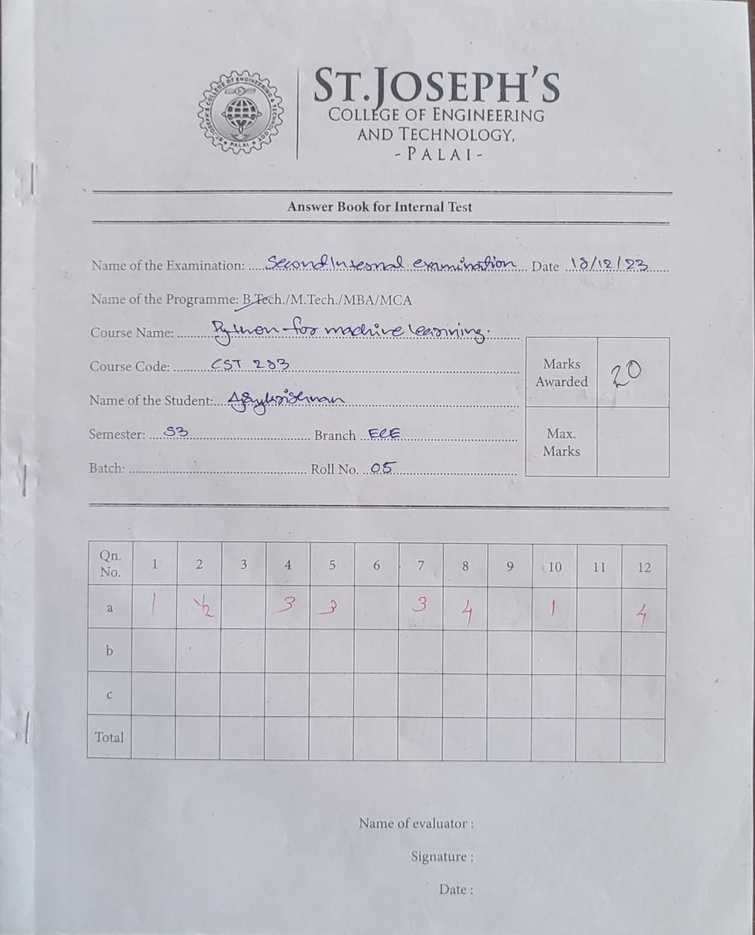
#> input picture Aneeta/Table_extraction/2.jpg, 755 x 935 px, shrunk from 990 x 1226 before the run
$ jupyter execute Image_masking.ipynb
#> lines starting #> are read from the running program, lines starting #| are printed output that depends on the picture; after the words box and inside, x2 and y2 are one past the last pixel; in counts of white or black regions, pixels touching at a corner belong together
[cell 1]
import cv2
import numpy as np

[cell 2]
def crop_table(image_path):
#> called with image_path = '2.jpg'
    image = cv2.imread(image_path)
#> image is the input picture: shape (935, 755, 3); mean B, G, R 200.4, 194.1, 193.9
    gray =cv2.cvtColor(image, cv2.COLOR_BGR2GRAY)
    blurred = cv2.GaussianBlur(gray, (5,5), 0)
    clahe = cv2.createCLAHE(clipLimit = 2.0, tileGridSize = (8, 8))
    enhanced = clahe.apply(blurred)
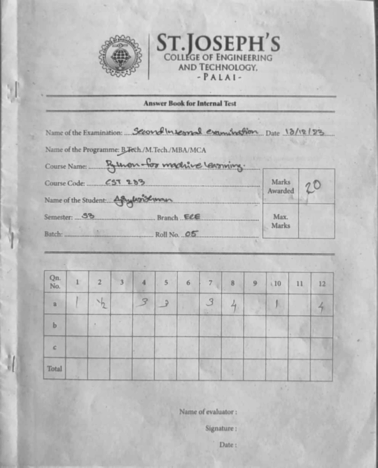
#> enhanced: shape (935, 755) (shown at 1/2 size); min 56, max 233, mean 192.3
    edges = cv2.Canny(enhanced, 20, 200)
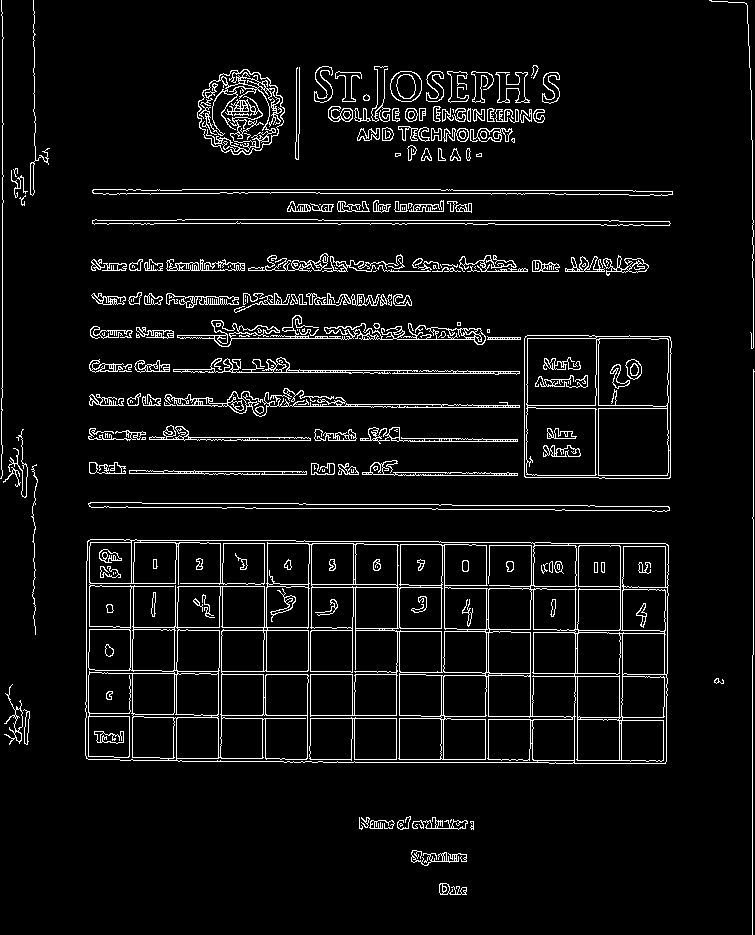
#> edges: shape (935, 755); 5.9% white in thin lines or dots
    contours, _ =cv2.findContours(edges, cv2.RETR_EXTERNAL, cv2.CHAIN_APPROX_SIMPLE)
#> contours = 169 contours, 71 with area under 20; largest, box (x1, y1, x2, y2) and area: (85, 539, 669, 764) 128048, (524, 335, 672, 479) 20726, (197, 69, 285, 155) 5492, (88, 502, 670, 512) 2486, (92, 189, 673, 196) 2094
    valid_contours = [cnt for cnt in contours if cv2.contourArea(cnt) > 1000]
#> valid_contours = 8 contours; box (x1, y1, x2, y2) and area: (85, 539, 669, 764) 128048, (524, 335, 672, 479) 20726, (197, 69, 285, 155) 5492, (88, 502, 670, 512) 2486, (92, 189, 673, 196) 2094, (92, 219, 671, 226) 2090, (177, 315, 486, 347) 1822, (164, 391, 520, 417) 1404
    mask = np.zeros_like(gray)
    cv2.drawContours(mask, valid_contours, -1, (255), thickness=cv2.FILLED)
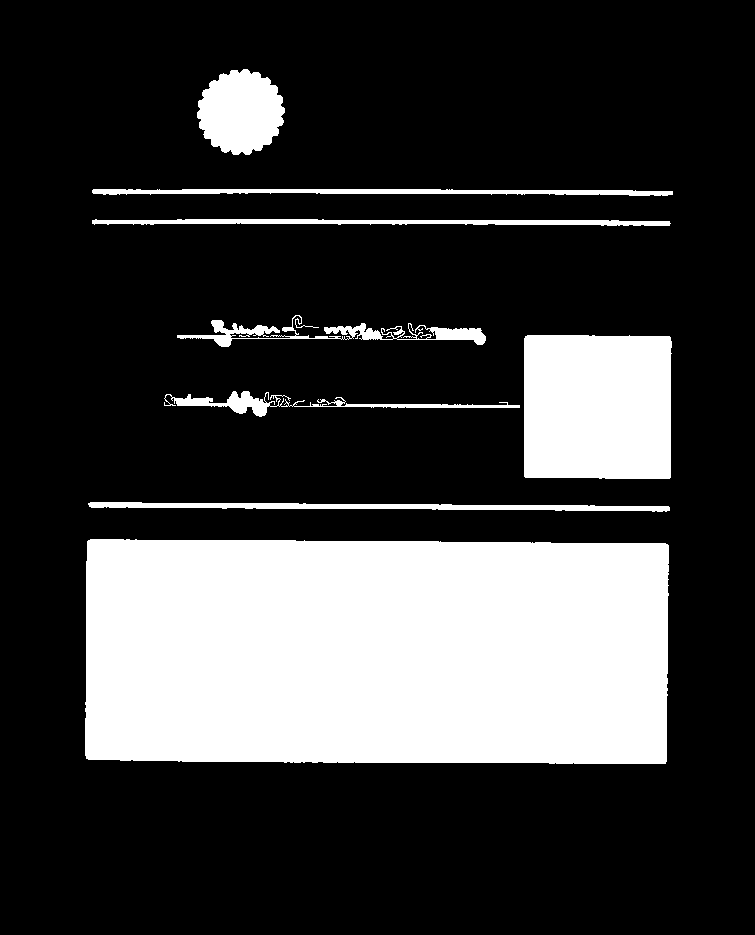
#> mask: shape (935, 755); 23.9% white; 8 white regions, largest, box (x1, y1, x2, y2) and area: (85, 539, 669, 764) 128847, (524, 335, 672, 479) 21012, (197, 69, 285, 155) 5641
    result = cv2.bitwise_and(image, image, mask=mask)
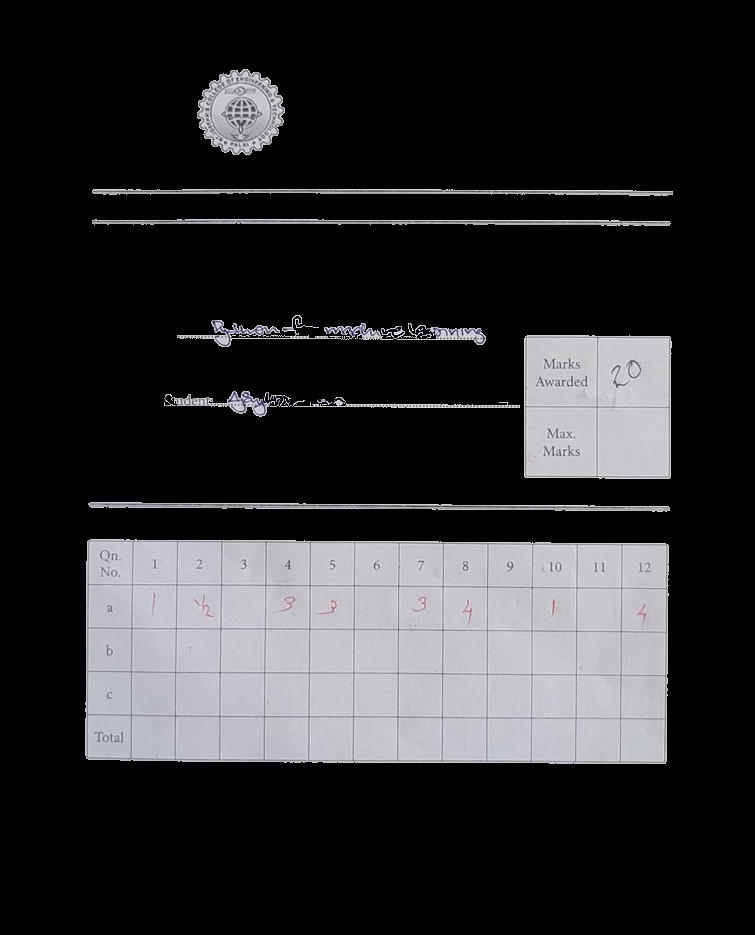
#> result: shape (935, 755, 3); mean B, G, R 46.9, 45.3, 45.4
    cv2.imwrite('New.jpg', result)

$ run again, with Aneeta/Table_extraction/1.jpg copied over Aneeta/Table_extraction/2.jpg
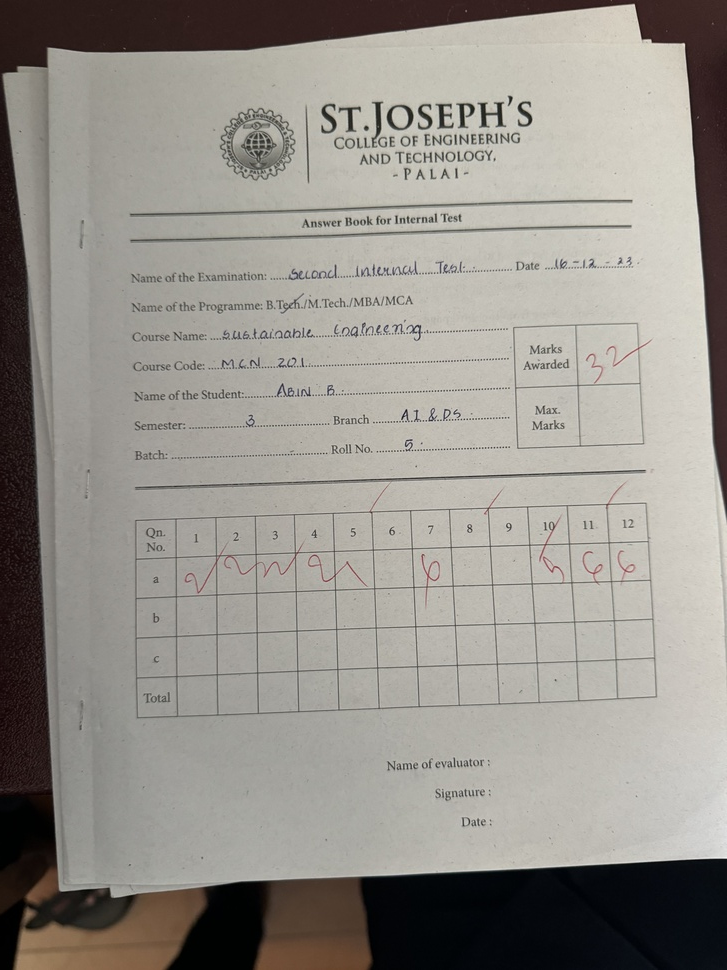
#> input picture Aneeta/Table_extraction/1.jpg, 727 x 970 px, shrunk from 4284 x 5712 before the run
#> in crop_table, image is the input picture: shape (970, 727, 3); mean B, G, R 139.4, 145.9, 149.9
#> in crop_table, `edges = cv2.Canny(enhanced, 20, 200)`:
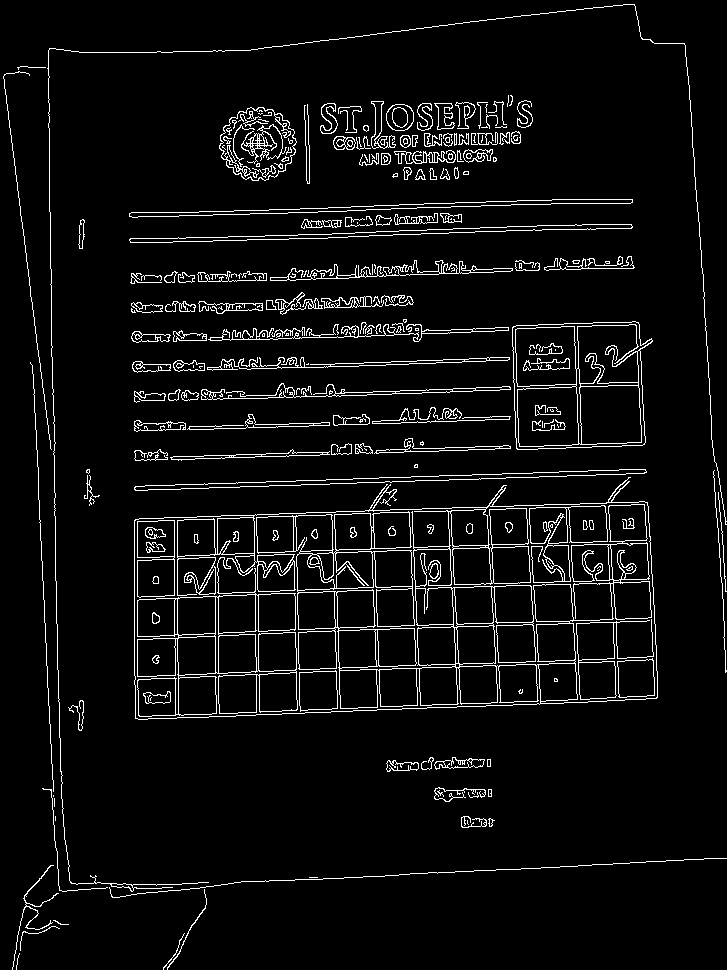
#> edges: shape (970, 727); 5.4% white in thin lines or dots
#> contours = 169 contours, 94 with area under 20; largest, box (x1, y1, x2, y2) and area: (134, 477, 658, 720) 103554, (512, 321, 653, 450) 15879, (219, 107, 297, 181) 4180, (134, 469, 647, 491) 2137, (129, 224, 633, 243) 1931
#> valid_contours = 6 contours; box (x1, y1, x2, y2) and area: (134, 477, 658, 720) 103554, (512, 321, 653, 450) 15879, (219, 107, 297, 181) 4180, (134, 469, 647, 491) 2137, (129, 224, 633, 243) 1931, (129, 199, 633, 218) 1890
#> mask: shape (970, 727); 18.8% white; 6 white regions, box (x1, y1, x2, y2) and area: (134, 477, 658, 720) 104436, (512, 321, 653, 450) 16139, (219, 107, 297, 181) 4311, (134, 469, 647, 491) 2652, (129, 224, 633, 243) 2437, (129, 199, 633, 218) 2397
#> in crop_table, `result = cv2.bitwise_and(image, image, mask=mask)`:
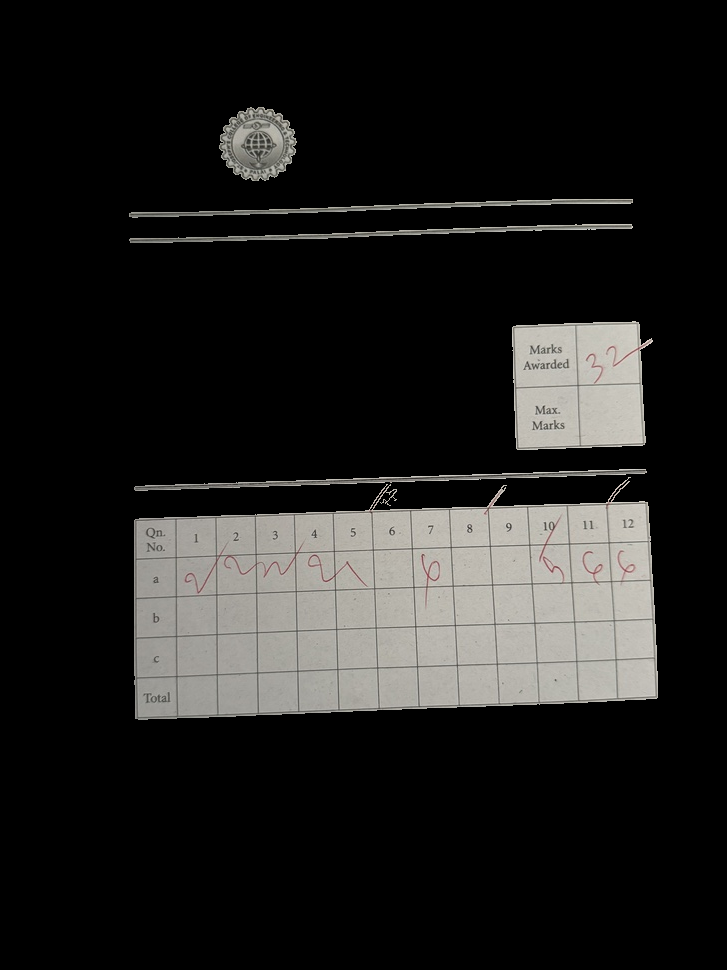
#> result: shape (970, 727, 3); mean B, G, R 30.4, 31.7, 32.3

$ run again, with Aneeta/Table_extraction/3.jpg copied over Aneeta/Table_extraction/2.jpg
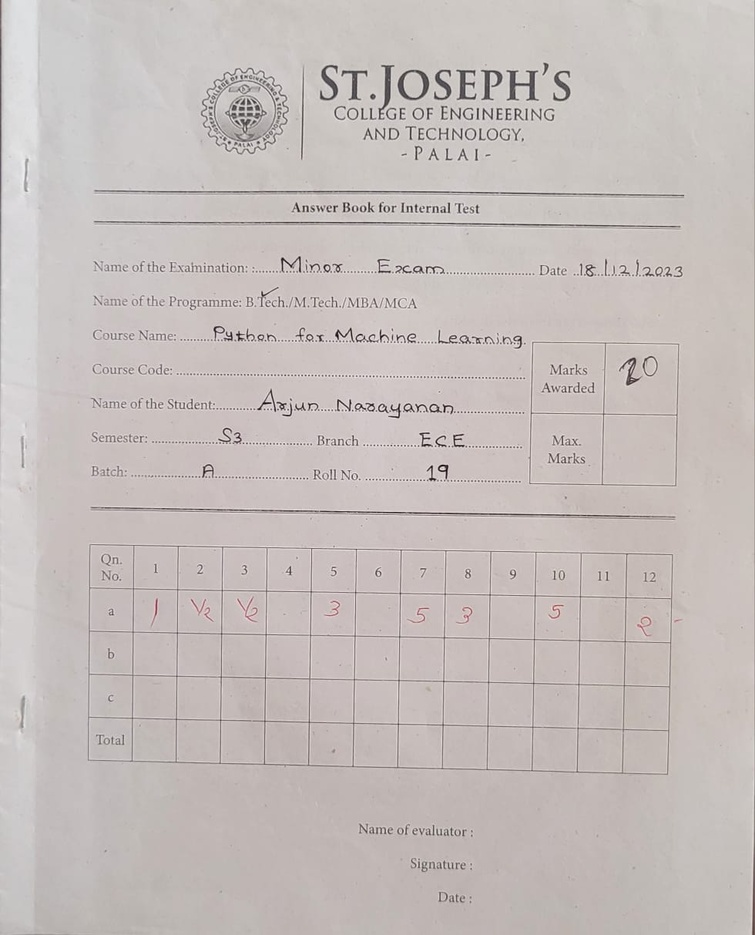
#> input picture Aneeta/Table_extraction/3.jpg, 755 x 935 px, shrunk from 980 x 1213 before the run
#> in crop_table, image is the input picture: shape (935, 755, 3); mean B, G, R 187.7, 189.9, 197.7
#> in crop_table, `edges = cv2.Canny(enhanced, 20, 200)`:
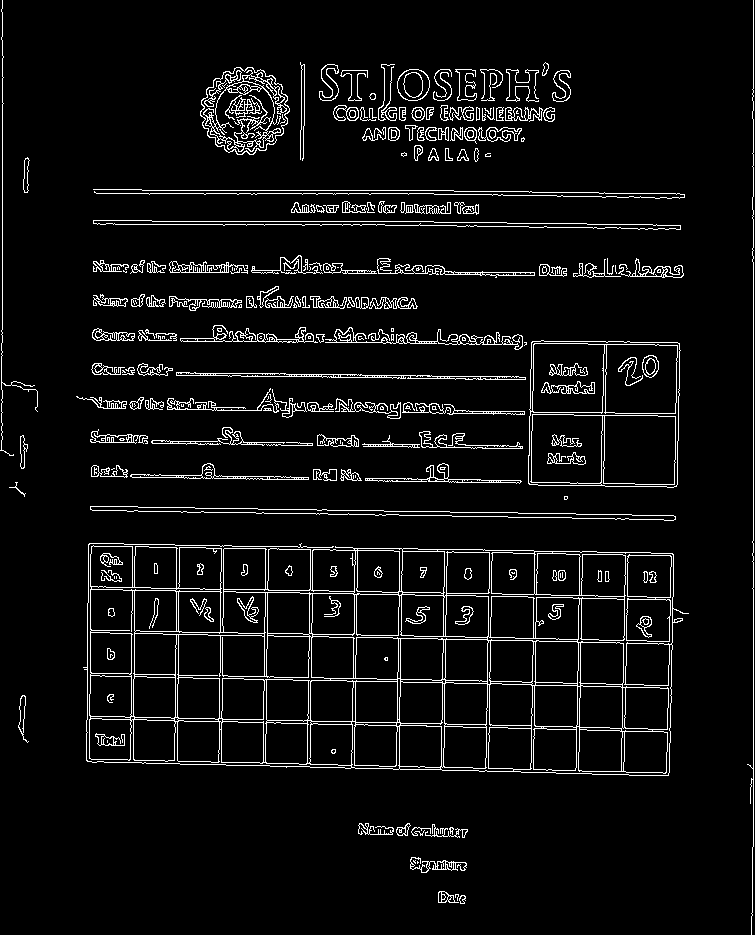
#> edges: shape (935, 755); 5.8% white in thin lines or dots
#> contours = 174 contours, 71 with area under 20; largest, box (x1, y1, x2, y2) and area: (83, 543, 689, 776) 125838, (528, 340, 681, 488) 21408, (200, 67, 290, 155) 5746, (90, 506, 676, 521) 2370, (93, 220, 681, 230) 2030
#> valid_contours = 5 contours; box (x1, y1, x2, y2) and area: (83, 543, 689, 776) 125838, (528, 340, 681, 488) 21408, (200, 67, 290, 155) 5746, (90, 506, 676, 521) 2370, (93, 220, 681, 230) 2030
#> mask: shape (935, 755); 22.8% white; 5 white regions, box (x1, y1, x2, y2) and area: (83, 543, 689, 776) 127763, (528, 340, 681, 488) 21699, (200, 67, 290, 155) 5900, (90, 506, 676, 521) 2959, (93, 220, 681, 230) 2622
#> in crop_table, `result = cv2.bitwise_and(image, image, mask=mask)`:
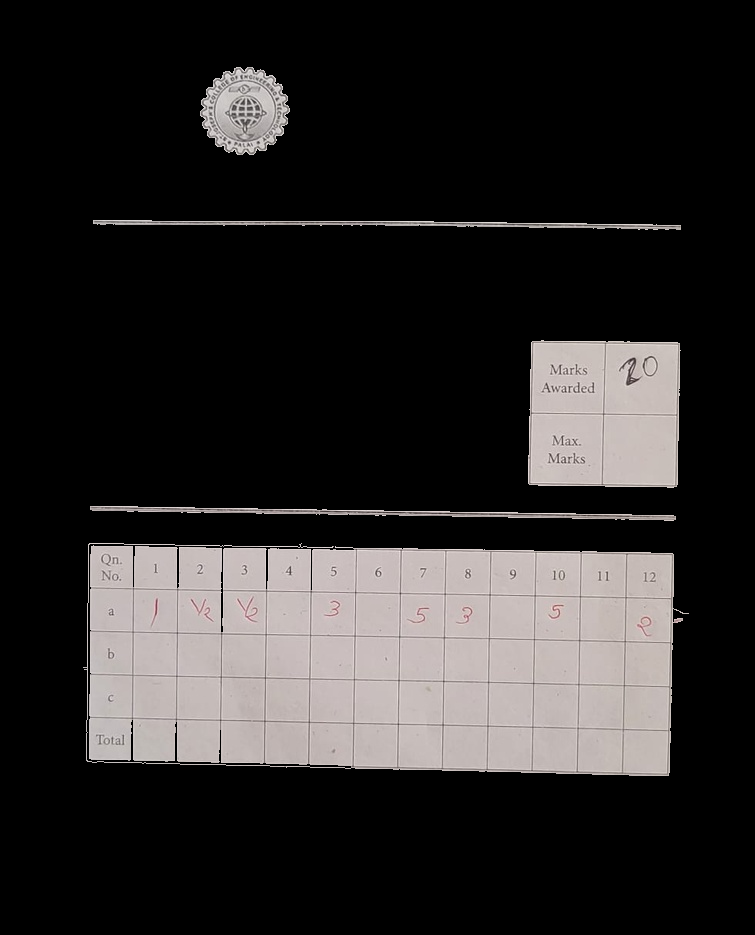
#> result: shape (935, 755, 3); mean B, G, R 41.5, 41.9, 44.3
